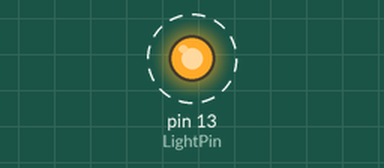
Bench run of a sketch on a simulated Arduino Uno, built with avr-gcc and run on an emulated ATmega328P. On the bench: output pins drawn as LEDs (lit = HIGH). Dashed ring = blinking.

Above: at 0.5 s.
Timing chart, 0 to 4.6 s (numbered marks = the images above):
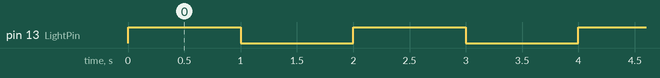

Measured:
- by itself, pin 13 (LightPin): alternates HIGH for 1.0 s and LOW for 1.0 s

The sketch:

blink.ino
```cpp
int LightPin = 13;

void setup() {
pinMode(LightPin, OUTPUT);
}

void loop() {
digitalWrite(LightPin, HIGH);
delay(1000);
digitalWrite(LightPin, LOW);
delay(1000);
}
```
